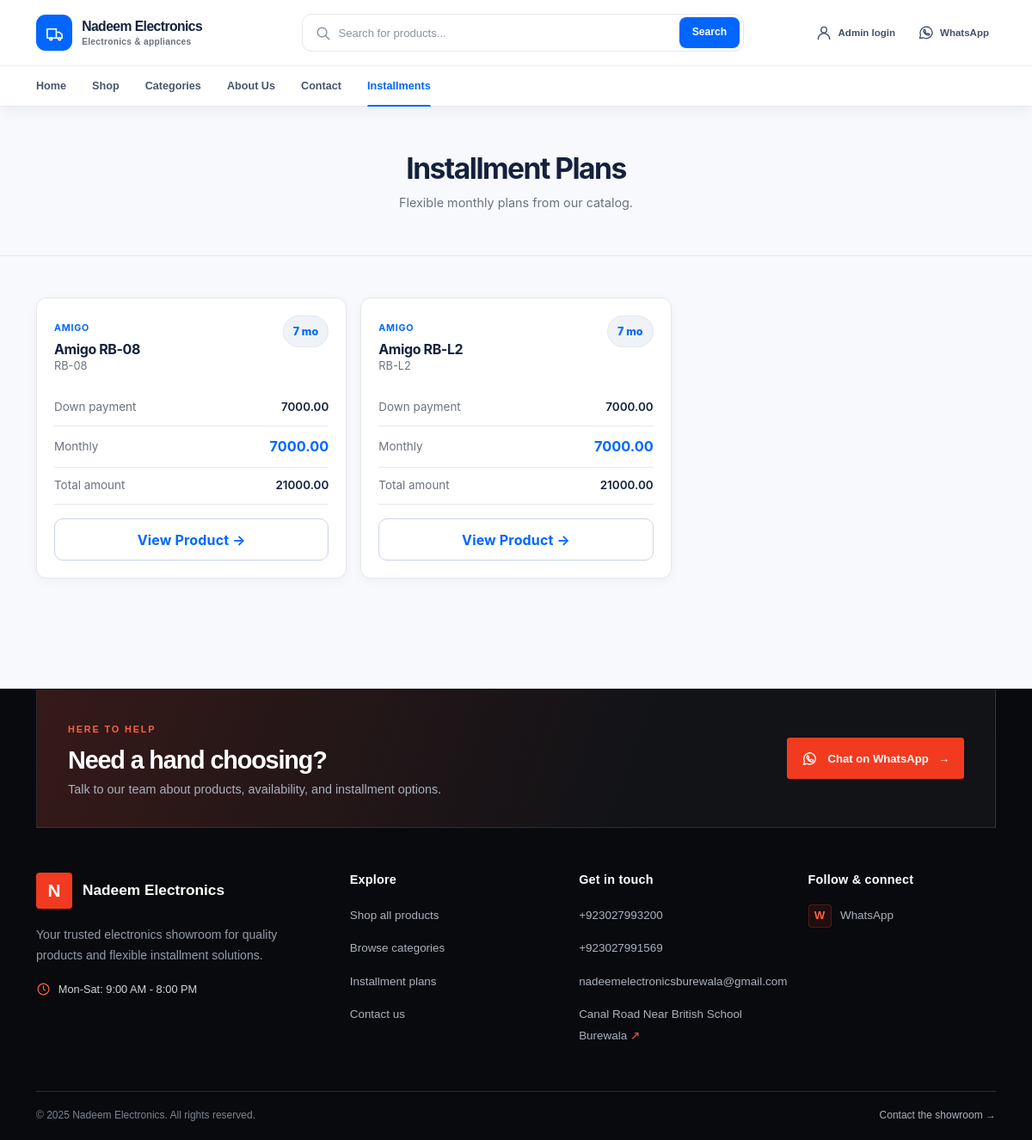
Screenshot of /installments with the database file from the repository.
### app/models.py (models this page shows)
class ShopSettings(db.Model):
    __tablename__ = "shop_settings"
    id = db.Column(db.Integer, primary_key=True)
    shop_name = db.Column(db.String(200), nullable=False, default="ElectroCart")
    logo = db.Column(db.String(255))
    address = db.Column(db.String(300))
    phone1 = db.Column(db.String(50))
    phone2 = db.Column(db.String(50))
    whatsapp = db.Column(db.String(50))
    email = db.Column(db.String(150))
    opening_hours = db.Column(db.String(200))
    facebook = db.Column(db.String(255))
    instagram = db.Column(db.String(255))
    google_maps = db.Column(db.String(255))
    about_shop = db.Column(db.Text)
    footer_text = db.Column(db.String(255))
    created_at = db.Column(db.DateTime, default=datetime.utcnow)
    updated_at = db.Column(db.DateTime, default=datetime.utcnow, onupdate=datetime.utcnow)

class InstallmentPlan(db.Model):
    __tablename__ = "installment_plan"
    id = db.Column(db.Integer, primary_key=True)
    product_id = db.Column(db.Integer, db.ForeignKey("product.id"), nullable=False)
    duration_months = db.Column(db.Integer, nullable=False)
    down_payment = db.Column(db.Numeric(10, 2))
    monthly_installment = db.Column(db.Numeric(10, 2))
    total_amount = db.Column(db.Numeric(10, 2))
    cash_price = db.Column(db.Numeric(10, 2))
    processing_fee = db.Column(db.Numeric(10, 2))
    notes = db.Column(db.Text)
    is_active = db.Column(db.Boolean, default=True)
    created_at = db.Column(db.DateTime, default=datetime.utcnow)
    updated_at = db.Column(db.DateTime, default=datetime.utcnow, onupdate=datetime.utcnow)

class Product(db.Model):
    __tablename__ = "product"
    id = db.Column(db.Integer, primary_key=True)
    category_id = db.Column(db.Integer, db.ForeignKey("category.id"), nullable=False)
    product_code = db.Column(db.String(80), unique=True, nullable=False)
    name = db.Column(db.String(200), nullable=False)
    brand = db.Column(db.String(120), nullable=False)
    model = db.Column(db.String(150), nullable=False)
    short_description = db.Column(db.Text)
    full_description = db.Column(db.Text)
    mrp = db.Column(db.Numeric(10, 2))
    cash_price = db.Column(db.Numeric(10, 2))
    down_payment = db.Column(db.Numeric(10, 2))
    stock_status = db.Column(db.String(80), default="In Stock")
    featured = db.Column(db.Boolean, default=False)
    is_active = db.Column(db.Boolean, default=True)
    image = db.Column(db.String(255))
    created_at = db.Column(db.DateTime, default=datetime.utcnow)
    updated_at = db.Column(db.DateTime, default=datetime.utcnow, onupdate=datetime.utcnow)
    images = db.relationship("ProductImage", backref="product", lazy=True, cascade="all, delete-orphan")
    specifications = db.relationship("ProductSpecification", backref="product", lazy=True, cascade="all, delete-orphan")
    installment_plans = db.relationship("InstallmentPlan", backref="product", lazy=True, cascade="all, delete-orphan")

### app/routes/public.py (the view)
@public_bp.route("/installments")
def installments():
    plans = (
        InstallmentPlan.query.join(Product)
        .filter(Product.is_active.is_(True), InstallmentPlan.is_active.is_(True))
        .order_by(Product.name.asc(), InstallmentPlan.duration_months.asc())
        .all()
    )
    return render_template("installments.html", plans=plans)

### templates/installments.html (shortened to what this page needs)
{% extends 'base.html' %}
{% block content %}
<section class="page-header installments-heading">
  <div class="container text-center">
    <h1>Installment Plans</h1>
    <p class="text-muted">Flexible monthly plans from our catalog.</p>
  </div>
</section>
<section class="py-5 installments-page">
  <div class="container">
    <div class="row g-3">
      {% for plan in plans %}
      <div class="col-sm-6 col-xl-4">
        <article class="installment-card h-100">
          <div class="d-flex align-items-start justify-content-between gap-3 mb-3">
            <div>
              <span class="installment-eyebrow">{{ plan.product.brand }}</span>
              <h2 class="installment-product">{{ plan.product.name }}</h2>
              <p class="installment-model mb-0">{{ plan.product.model }}</p>
            </div>
            <span class="duration-pill">{{ plan.duration_months }} mo</span>
          </div>
          {% if plan.down_payment is not none %}<div class="installment-value-row"><span>Down payment</span><strong>{{ plan.down_payment }}</strong></div>{% endif %}
          {% if plan.monthly_installment is not none %}<div class="installment-value-row is-highlight"><span>Monthly</span><strong>{{ plan.monthly_installment }}</strong></div>{% endif %}
          {% if plan.total_amount is not none %}<div class="installment-value-row"><span>Total amount</span><strong>{{ plan.total_amount }}</strong></div>{% endif %}
          <a class="btn btn-outline-primary w-100 mt-3" href="{{ url_for('public.product_detail', product_id=plan.product_id) }}">View Product <span aria-hidden="true">→</span></a>
        </article>
      </div>
      {% endfor %}
    </div>
  </div>
</section>
{% endblock %}

### templates/components/navbar.html (shortened to what this page needs)
<header class="main-header minimal-header">
  <div class="minimal-header-top">
    <div class="container minimal-header-top-inner">
      <a class="minimal-brand" href="{{ url_for('public.index') }}" aria-label="{{ site_settings.shop_name if site_settings and site_settings.shop_name else 'Nadeem Electronics' }} home">
        {% if site_settings and site_settings.logo %}
        <img class="minimal-brand-logo" src="{{ url_for('public.uploaded_file', filename=site_settings.logo) }}" alt="">
        {% else %}
        <span class="minimal-brand-mark" aria-hidden="true">
          <svg viewBox="0 0 24 24"><path d="M3 7h11v11H3zM14 11h4l3 3v4h-7z"></path><circle cx="7.5" cy="19" r="1.5"></circle><circle cx="18" cy="19" r="1.5"></circle></svg>
        </span>
        {% endif %}
        <span class="minimal-brand-copy">
          <span class="minimal-brand-name">{{ site_settings.shop_name if site_settings and site_settings.shop_name else 'Nadeem Electronics' }}</span>
          <span class="minimal-brand-tagline">Electronics &amp; appliances</span>
        </span>
      </a>
      <form class="minimal-search minimal-search-desktop" action="{{ url_for('public.search') }}" method="get" role="search">
        <svg viewBox="0 0 24 24" aria-hidden="true"><circle cx="10.8" cy="10.8" r="6.8"></circle><path d="m16 16 5 5"></path></svg>
        <input id="navbarSearchDesktop" type="search" name="q" value="{{ request.args.get('q', '') }}" placeholder="Search for products..." autocomplete="off">
        <button type="submit" aria-label="Search">Search</button>
      </form>
      <div class="minimal-header-actions">
        <a class="minimal-action " href="{{ url_for('admin.login') }}" aria-label="Admin login" title="Admin login" >
          <svg viewBox="0 0 24 24" aria-hidden="true"><circle cx="12" cy="8" r="4"></circle><path d="M4 21a8 8 0 0 1 16 0"></path></svg>
          <span>Admin login</span>
        </a>
        {% if whatsapp_contact_url %}
        <a class="minimal-action minimal-contact-action" href="{{ whatsapp_contact_url }}" target="_blank" rel="noopener noreferrer" aria-label="Contact {{ site_settings.shop_name if site_settings and site_settings.shop_name else 'Nadeem Electronics' }} on WhatsApp" title="Contact us on WhatsApp">
          <svg viewBox="0 0 24 24" aria-hidden="true"><path d="M20.5 11.5a8.5 8.5 0 0 1-12.6 7.4L3 20l1.1-4.6a8.5 8.5 0 1 1 16.4-3.9Z"></path><path d="M8.7 8.2c.2-.4.5-.6.8-.6h.6l1.1 2.5-.8.9c.6 1.2 1.6 2.2 2.8 2.8l.9-.8 2.5 1.1v.6c0 .4-.2.7-.6.8-1 .5-2.3.3-3.7-.5-1.4-.8-2.6-2-3.4-3.4-.8-1.4-1-2.7-.5-3.4Z"></path></svg>
          <span>WhatsApp</span>
        </a>
        {% endif %}
      </div>
    </div>
  </div>
  <nav class="minimal-nav-row" aria-label="Main navigation">
    <div class="container">
      <ul class="minimal-nav-list" id="minimalNavigation" data-navbar-menu>
        <li>
          <a class="minimal-nav-link {% if request.endpoint == 'public.index' %}is-active{% endif %}" href="{{ url_for('public.index') }}" {% if request.endpoint == 'public.index' %}aria-current="page"{% endif %}>
            <svg viewBox="0 0 24 24" aria-hidden="true"><path d="m3 10 9-7 9 7v10a1 1 0 0 1-1 1h-5v-7H9v7H4a1 1 0 0 1-1-1z"></path></svg><span>Home</span>
          </a>
        </li>
        <li>
          <a class="minimal-nav-link " href="{{ url_for('public.shop') }}" data-shop-link >
            <svg viewBox="0 0 24 24" aria-hidden="true"><path d="M3 4h18v13H3z"></path><path d="M8 21h8M12 17v4"></path></svg><span>Shop</span>
          </a>
        </li>
        <li>
          <a class="minimal-nav-link " href="{{ url_for('public.categories') }}" >
            <span>Categories</span>
          </a>
        </li>
        <li>
          <a class="minimal-nav-link" href="{{ url_for('public.shop') }}#shop-info" data-about-link>
            <svg viewBox="0 0 24 24" aria-hidden="true"><circle cx="12" cy="12" r="9"></circle><path d="M12 11v5M12 8h.01"></path></svg><span>About Us</span>
          </a>
        </li>
        <li>
          <a class="minimal-nav-link {% if request.endpoint == 'public.contact' %}is-active{% endif %}" href="{{ url_for('public.contact') }}" {% if request.endpoint == 'public.contact' %}aria-current="page"{% endif %}>
            <svg viewBox="0 0 24 24" aria-hidden="true"><path d="M4 5h16v11H9l-5 4V5Z"></path><path d="M8 9h8M8 12h5"></path></svg><span>Contact</span>
          </a>
        </li>
        <li class="minimal-desktop-only">
          <a class="minimal-nav-link {% if request.endpoint == 'public.installments' %}is-active{% endif %}" href="{{ url_for('public.installments') }}" {% if request.endpoint == 'public.installments' %}aria-current="page"{% endif %}>
            <svg viewBox="0 0 24 24" aria-hidden="true"><rect x="3" y="5" width="18" height="14" rx="2"></rect><path d="M3 10h18M7 15h4"></path></svg><span>Installments</span>
          </a>
        </li>
      </ul>
    </div>
  </nav>
</header>

### templates/components/footer.html (shortened to what this page needs)
<footer class="site-footer" id="site-footer">
  <div class="container">
    <div class="footer-contact-banner">
      <div>
        <span class="footer-eyebrow">HERE TO HELP</span>
        <h2>Need a hand choosing?</h2>
        <p>Talk to our team about products, availability, and installment options.</p>
      </div>
      {% if whatsapp_contact_url %}
      <a class="footer-contact-cta" href="{{ whatsapp_contact_url }}" target="_blank" rel="noopener noreferrer">
        Chat on WhatsApp <span aria-hidden="true">→</span>
      </a>
      {% else %}
      <a class="footer-contact-cta" href="{{ url_for('public.contact') }}">Contact our team <span aria-hidden="true">→</span></a>
      {% endif %}
    </div>
    <div class="footer-main">
      <section class="footer-brand" aria-labelledby="footer-brand-heading">
        <a class="footer-brand-name" href="{{ url_for('public.index') }}" id="footer-brand-heading">
          {% if site_settings and site_settings.logo %}
          <img src="{{ url_for('public.uploaded_file', filename=site_settings.logo) }}" alt="">
          {% else %}
          <span class="footer-brand-mark" aria-hidden="true">N</span>
          {% endif %}
          <span>{{ site_settings.shop_name if site_settings and site_settings.shop_name else 'Nadeem Electronics' }}</span>
        </a>
        <p>{{ site_settings.about_shop if site_settings and site_settings.about_shop else 'Quality electronics, trusted advice, and flexible installment options for your home and business.' }}</p>
        {% if site_settings and site_settings.opening_hours %}
        <div class="footer-hours">
          <svg viewBox="0 0 24 24" aria-hidden="true"><circle cx="12" cy="12" r="9"></circle><path d="M12 7v5l3 2"></path></svg>
          <span>{{ site_settings.opening_hours }}</span>
        </div>
        {% endif %}
      </section>
      <nav class="footer-column" aria-labelledby="footer-explore-heading">
        <h2 id="footer-explore-heading">Explore</h2>
        <ul class="footer-links">
          <li><a href="{{ url_for('public.shop') }}">Shop all products</a></li>
          <li><a href="{{ url_for('public.categories') }}">Browse categories</a></li>
          <li><a href="{{ url_for('public.installments') }}">Installment plans</a></li>
          <li><a href="{{ url_for('public.contact') }}">Contact us</a></li>
        </ul>
      </nav>
      <section class="footer-column footer-contact-details" aria-labelledby="footer-contact-heading">
        <h2 id="footer-contact-heading">Get in touch</h2>
        <ul class="footer-links">
          {% if site_settings and site_settings.phone1 %}
          <li><a href="tel:{{ site_settings.phone1|replace(' ', '')|replace('-', '')|replace('(', '')|replace(')', '') }}">{{ site_settings.phone1 }}</a></li>
          {% endif %}
          {% if site_settings and site_settings.phone2 %}
          <li><a href="tel:{{ site_settings.phone2|replace(' ', '')|replace('-', '')|replace('(', '')|replace(')', '') }}">{{ site_settings.phone2 }}</a></li>
          {% endif %}
          {% if site_settings and site_settings.email %}
          <li><a href="mailto:{{ site_settings.email }}">{{ site_settings.email }}</a></li>
          {% endif %}
          {% if site_settings and site_settings.address %}
          <li class="footer-address">
            {% if site_settings.google_maps and site_settings.google_maps.startswith(('https://', 'http://')) %}
            <a href="{{ site_settings.google_maps }}" target="_blank" rel="noopener noreferrer">{{ site_settings.address }} <span aria-hidden="true">↗</span></a>
            {% else %}
            <a href="https://www.google.com/maps/search/?api=1&amp;query={{ site_settings.address|urlencode }}" target="_blank" rel="noopener noreferrer">{{ site_settings.address }} <span aria-hidden="true">↗</span></a>
            {% endif %}
          </li>
          {% endif %}
        </ul>
      </section>
      {% if (site_settings and (site_settings.facebook or site_settings.instagram)) or whatsapp_contact_url %}
      <nav class="footer-column footer-social-column" aria-labelledby="footer-follow-heading">
        <h2 id="footer-follow-heading">Follow &amp; connect</h2>
        <ul class="footer-social-links">
          {% if whatsapp_contact_url %}
          <li><a href="{{ whatsapp_contact_url }}" target="_blank" rel="noopener noreferrer"><span class="footer-social-icon" aria-hidden="true">W</span> WhatsApp</a></li>
          {% endif %}
        </ul>
      </nav>
      {% endif %}
    </div>
    <div class="footer-bottom">
      <span>{{ site_settings.footer_text if site_settings and site_settings.footer_text else '© 2026 Nadeem Electronics. All rights reserved.' }}</span>
      <a href="{{ url_for('public.contact') }}">Contact the showroom <span aria-hidden="true">→</span></a>
    </div>
  </div>
</footer>

### rows the page displays
ShopSettings: shop_name "Nadeem Electronics", about_shop "Your trusted electronics showroom for quality products and flexible installment solutions.", opening_hours "Mon-Sat: 9:00 AM - 8:00 PM", phone1 "+923027993200", phone2 "+923027991569", email "nadeemelectronicsburewala@gmail.com", address "Canal Road Near British School Burewala", footer_text "© 2025 Nadeem Electronics. All rights reserved."
InstallmentPlan: product.brand "AMIGO", product.name "Amigo RB-08", product.model "RB-08", duration_months "7", down_payment "7000.00", monthly_installment "7000.00", total_amount "21000.00"
InstallmentPlan: product.brand "AMIGO", product.name "Amigo RB-L2", product.model "RB-L2", duration_months "7", down_payment "7000.00", monthly_installment "7000.00", total_amount "21000.00"
